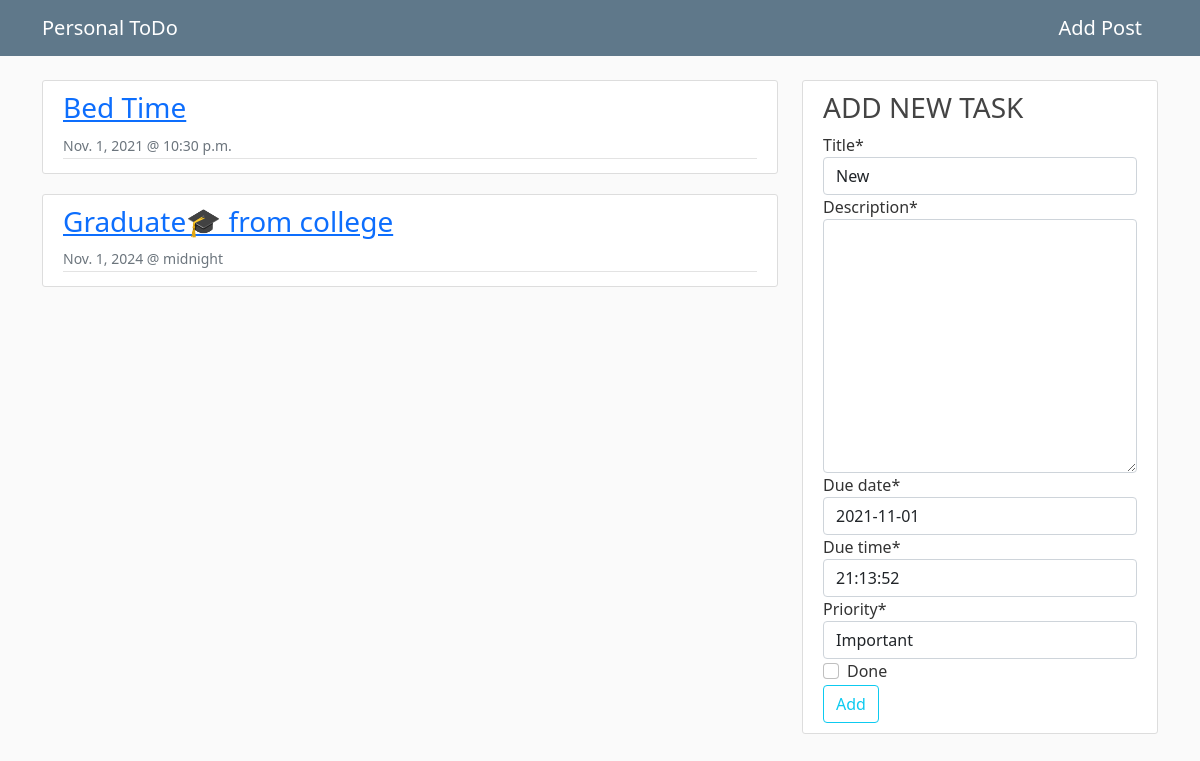
The page / on the database its author committed.
### posts/models.py (models this page shows)
class Post(models.Model):
    Important = 'Important'
    Very_Important = 'Very Important'
    Not_So_Important = 'Not So Important'
    priority_choices = [(Important, 'Important'),(Very_Important,'Very Important'),(Not_So_Important,'Not So Important')]
    description = models.TextField()
    title = models.CharField(max_length=50, default='New')
    due_date = models.DateField(auto_now=False, default=timezone.now)
    due_time = models.TimeField(auto_now=False, default=timezone.now )
    priority = models.CharField(max_length=18, choices=priority_choices, default=Important)
    done = models.BooleanField()

### posts/views.py (the view)
# urls.py: 2. Add a URL to urlpatterns:  path('', views.home, name='home')
def home(request):
    posts = Post.objects.all()
    if request.method == 'POST':
        form = CreateToDo(request.POST)
        if form.is_valid():
            messages.success(request,'New Task Added!')
            form.save()
            return redirect('home')
    else:
        form = CreateToDo()
    context = {
        'posts': posts,
        'form': form
    }
    return render(request, 'posts/home.html', context)

### posts/forms.py
class CreateToDo(forms.ModelForm):
    class Meta:
        model = Post
        fields = ['title', 'description', 'due_date', 'due_time', 'priority', 'done']

### posts/templates/posts/home.html (shortened to what this page needs)
{% load static %}
{% load crispy_forms_tags %}
<!DOCTYPE html>
<html>
<head>
    <link href="https://cdn.jsdelivr.net/npm/bootstrap@5.0.2/dist/css/bootstrap.min.css" rel="stylesheet">
    <link rel='stylesheet' type='text/css' href='{% static 'posts/main.css' %}'
</head>
<body>
    <header class="site-header">
    <nav class="navbar navbar-expand-md navbar-dark bg-steel fixed-top">
        <div class="container">
            <a class="navbar-brand mr-4" href="{% url 'home' %}">Personal ToDo</a>
            <a class="navbar-brand mr-4" href="{% url 'new' %}">Add Post</a>
        </div>
    </nav>
    </header>
    <main role="main" class="container">
    <div class="row">
        <div class="col-md-8">
        {% block content %}
        {% for post in posts %}
            <article class="media content-section">
            <div class="media-body">
                <div class="article-metadata">
                <h3><a class="mr-2" href="{% url 'detail' post.id %}">{{ post.title }}</a></h3>
                <small class="text-muted">{{ post.due_date }} @ {{post.due_time}}</small>
            </article>
        {% endfor %}
        {% endblock %}
        </div>
        {% block create %}
        <div class="col-md-4">
        <div class="content-section">
            <h3>ADD NEW TASK </h3>
                <form method='POST'>
                    <fieldset class='form-group'>
                            {{form|crispy}}
                    </fieldset>
                    <div class='form-group'>
                <button class='btn btn-outline-info' type='submit'>Add</button>
                </form>
        </div>
        {% endblock create %}
    </main>
</body>
</html>

### posts/static/posts/main.css (style rules this page uses)
body { background: #fafafa; color: #333333; margin-top: 5rem; }
h1, h2, h3, h4, h5, h6 { color: #444444; }
.bg-steel { background-color: #5f788a; }
.content-section { background: #ffffff; padding: 10px 20px; border: 1px solid #dddddd; border-radius: 3px; margin-bottom: 20px; }
.article-metadata { padding-bottom: 1px; margin-bottom: 4px; border-bottom: 1px solid #e3e3e3 }

### rows shown on the page
Post: title "Bed Time", due_date "Nov. 1, 2021", due_time "10:30 p.m."
Post: title "Graduate🎓 from college", due_date "Nov. 1, 2024", due_time "midnight"
